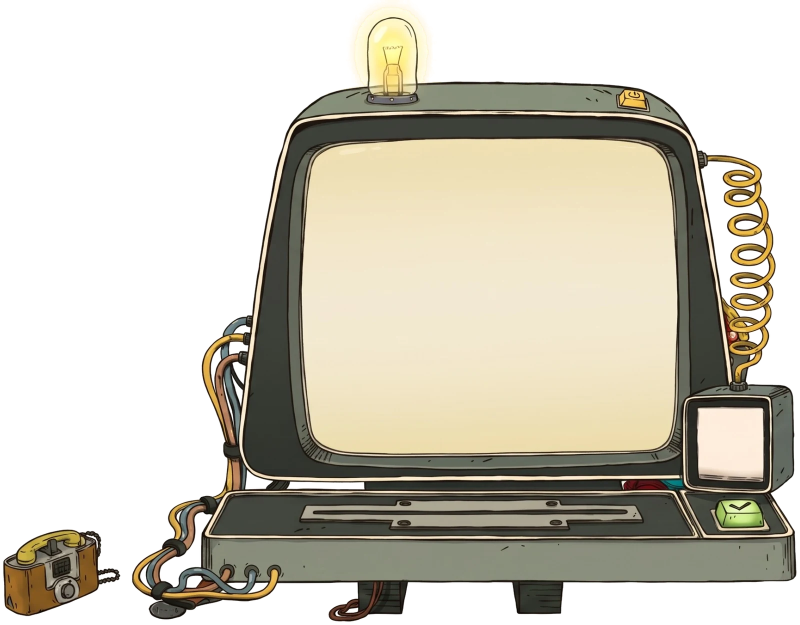
#> input picture src/assets/ui/console.webp, 1600 x 1250 px (shown at 1/2 size)
$ python armar_consola.py ../src/assets/ui/console.webp ../src/assets/ui/console.webp
#> lines starting #> are read from the running program, lines starting #| are printed output that depends on the picture; after the words box and inside, x2 and y2 are one past the last pixel; in counts of white or black regions, pixels touching at a corner belong together
# Arma src/assets/ui/console.webp a partir del dibujo de la computadora sobre fondo blanco:
# saca el fondo (todo lo claro conectado con los bordes), deja el brillo de la lamparita como halo
# semitransparente, recorta y lo lleva a 1600 px de ancho.
# Uso: python3 tools/armar_consola.py dibujo.png src/assets/ui/console.webp
import sys
from collections import deque
import numpy as np
from PIL import Image, ImageFilter

src, out = sys.argv[1], sys.argv[2]
im = Image.open(src).convert('RGB')
a = np.asarray(im).astype(np.int16)
h, w, _ = a.shape
#> h = 1250; w = 1600
mn, mx = a.min(axis=2), a.max(axis=2)
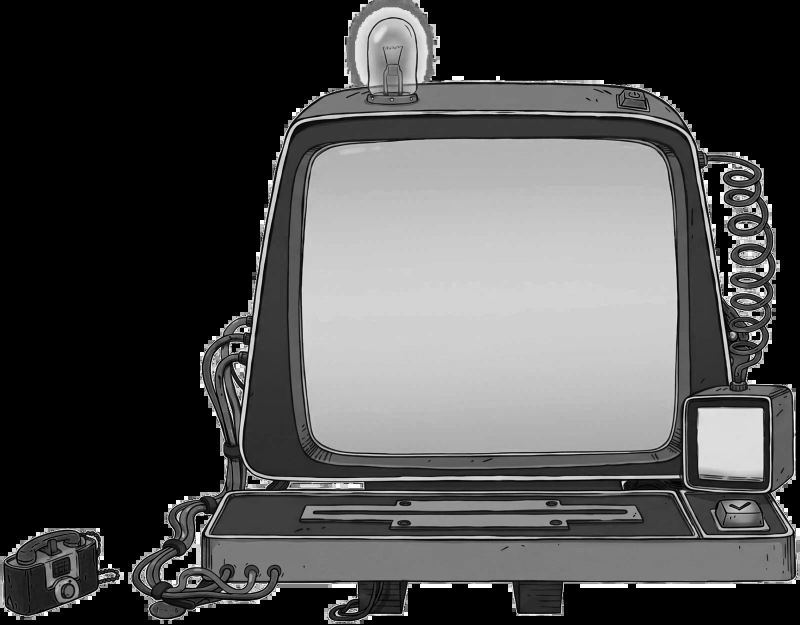
#> mn: shape (1250, 1600) int16 (shown at 1/2 size); min 0, max 255, mean 78
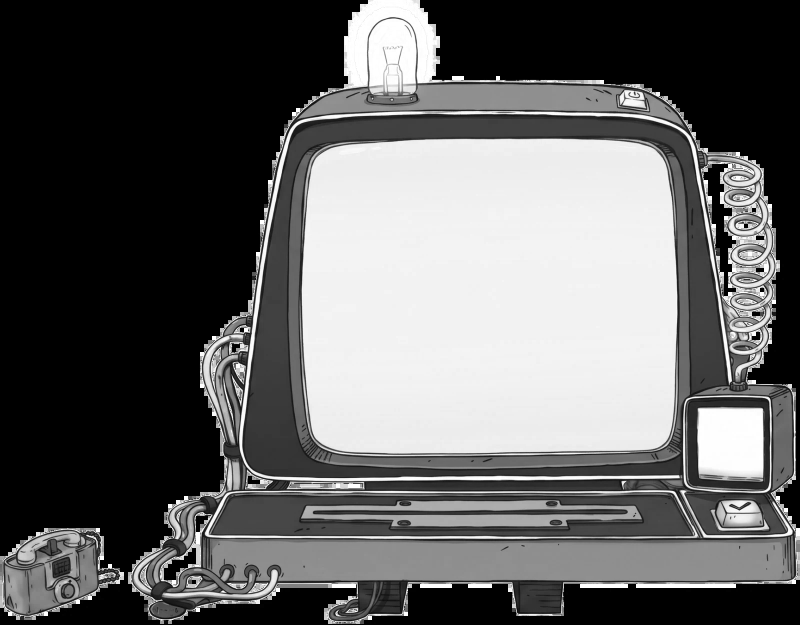
#> mx: shape (1250, 1600) int16 (shown at 1/2 size); min 0, max 255, mean 97.1
# "fondo": claro y casi sin color
bgish = (mn > 222) & (mx - mn < 22)
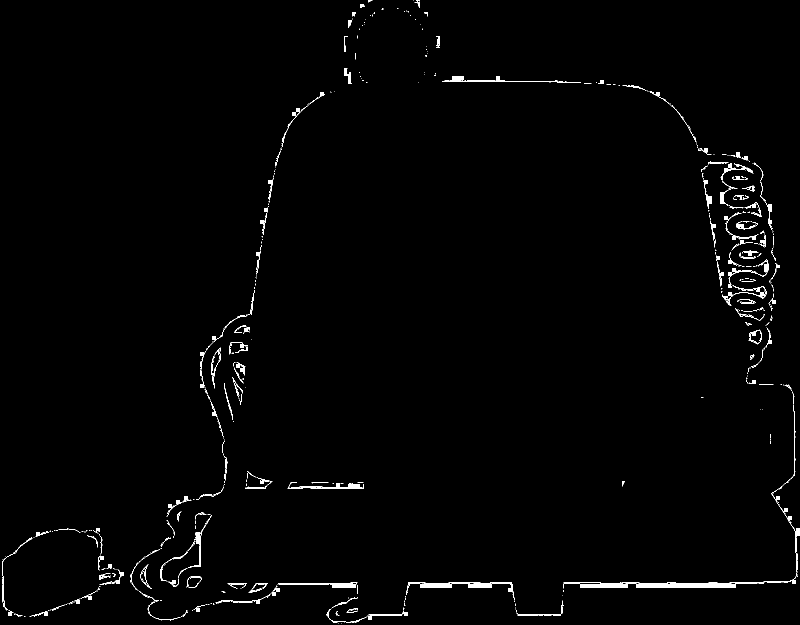
#> bgish: shape (1250, 1600) bool (shown at 1/2 size); 1.2% white; 569 white regions (410 under 20 px), largest, box (x1, y1, x2, y2) and area: (1127, 1167, 1515, 1177) 2477, (812, 1165, 1029, 1200) 1381, (1127, 809, 1595, 1168) 1320
# relleno desde los bordes por los píxeles de fondo
seen = np.zeros((h, w), bool)
q = deque()
for x in range(w):
    for y in (0, h - 1):
        if bgish[y, x] and not seen[y, x]: seen[y, x] = True; q.append((y, x))
#> seen: shape (1250, 1600) bool; 0% white in thin lines or dots, all inside (x1, y1, x2, y2) = (736, 0, 840, 1)
for y in range(h):
    for x in (0, w - 1):
        if bgish[y, x] and not seen[y, x]: seen[y, x] = True; q.append((y, x))
#> seen: shape (1250, 1600) bool; 0% white in thin lines or dots, all inside (x1, y1, x2, y2) = (736, 0, 1600, 1072)
while q:
    y, x = q.popleft()
    for dy, dx in ((1, 0), (-1, 0), (0, 1), (0, -1)):
        ny, nx = y + dy, x + dx
        if 0 <= ny < h and 0 <= nx < w and not seen[ny, nx] and bgish[ny, nx]:
            seen[ny, nx] = True; q.append((ny, nx))
#> seen: shape (1250, 1600) bool; 0.01% white; 5 white regions (2 under 20 px), largest, box (x1, y1, x2, y2) and area: (1592, 1056, 1600, 1075) 131, (829, 0, 840, 16) 49, (736, 0, 745, 5) 21
# huecos encerrados entre cables y el resorte: blancos y sin color, fuera de las dos pantallas
# (las pantallas son crema o rosadas, nunca tan neutras)
from scipy import ndimage
hole = (~seen) & (mn > 232) & (mx - mn < 14)
#> hole: shape (1250, 1600) bool; 1% white; 875 white regions (685 under 20 px), largest, box (x1, y1, x2, y2) and area: (1127, 1167, 1515, 1177) 2476, (812, 1165, 1029, 1200) 1351, (575, 968, 725, 978) 472
lab, n = ndimage.label(hole)
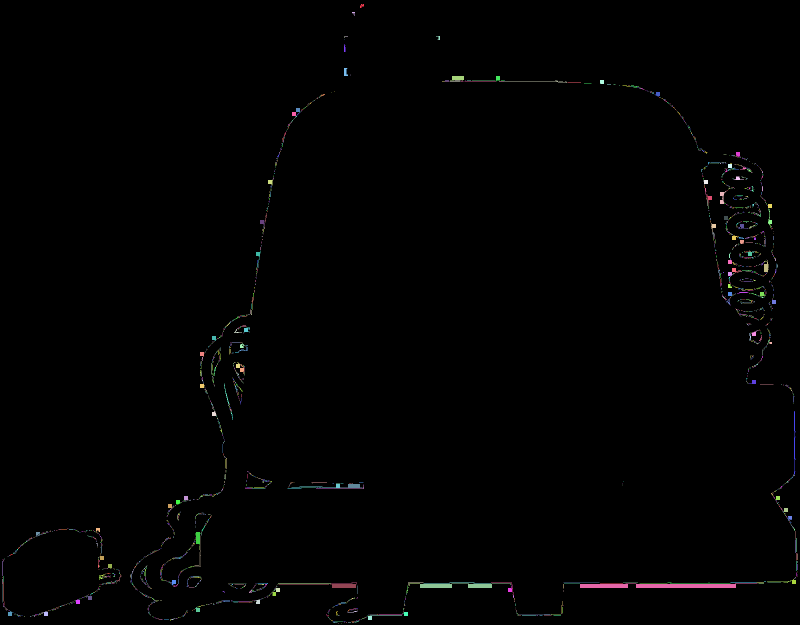
#> lab: shape (1250, 1600) int32 (shown at 1/2 size); 2487 distinct labels, from 0 to 2486; one colour per label, 0 black
#> n = 2486
sizes = ndimage.sum(np.ones_like(lab), lab, range(1, n + 1))
#> sizes = 2486 values, max 2435 at index 2039, min 1 at index 5, mean 8.01
sx, sy = w / 2560, h / 1428
#> sx = 0.625; sy = 0.875
screens = [(1075 * sx, 300 * sy, 1890 * sx, 1015 * sy), (1905 * sx, 860 * sy, 2070 * sx, 1040 * sy)]
for i, sl in enumerate(ndimage.find_objects(lab)):
    if sizes[i] < 25: continue
    cy, cx = (sl[0].start + sl[0].stop) / 2, (sl[1].start + sl[1].stop) / 2
    if any(x0 < cx < x1 and y0 < cy < y1 for x0, y0, x1, y1 in screens): continue
    seen[sl] |= lab[sl] == i + 1
#> this loop made 2486 passes
#> (cy, cx) on passes 1, 5, 7: (12, 724), (76, 876), (96, 689.5)
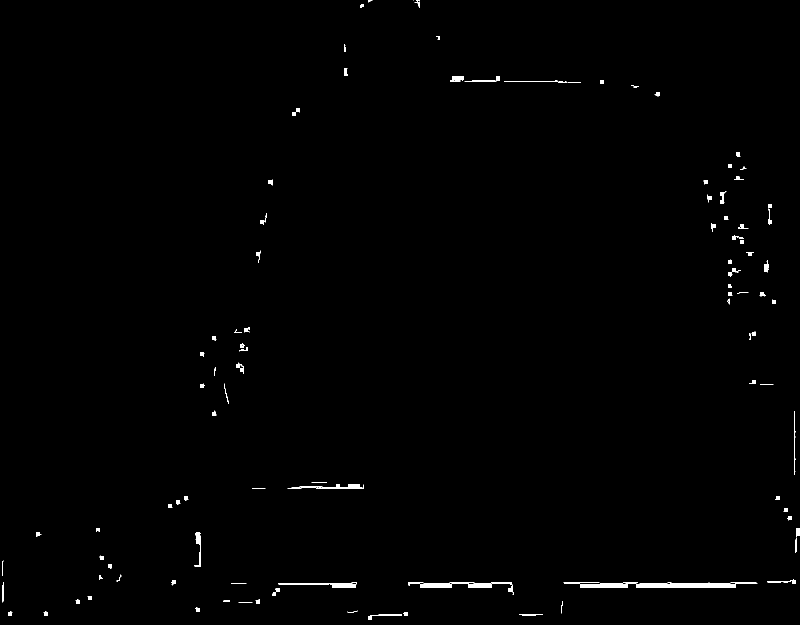
#> seen: shape (1250, 1600) bool (shown at 1/2 size); 0.62% white; 114 white regions (2 under 20 px), largest, box (x1, y1, x2, y2) and area: (1128, 1167, 1515, 1176) 2467, (818, 1167, 1022, 1176) 998, (575, 968, 725, 978) 472
alpha = np.where(seen, 0, 255).astype(np.uint8)
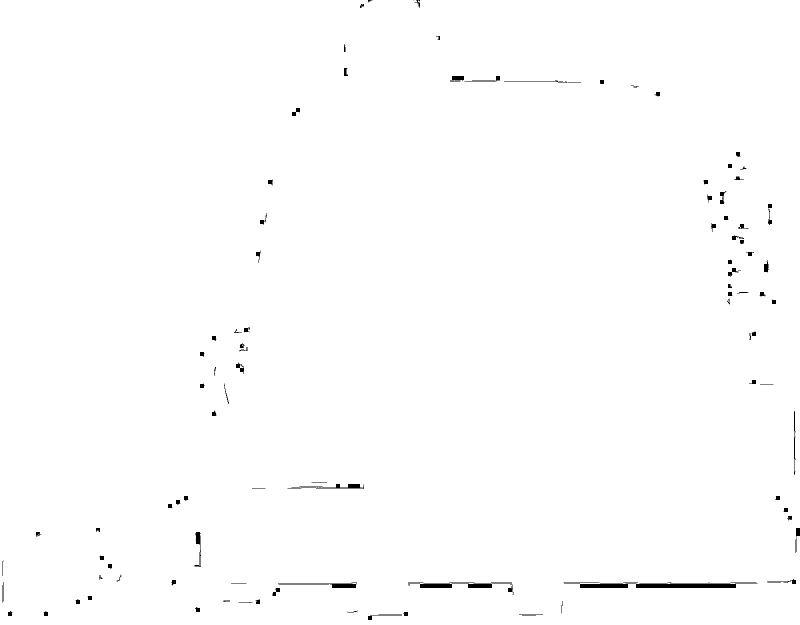
#> alpha: shape (1250, 1600) (shown at 1/2 size); 99.4% white; 114 black regions (2 under 20 px), largest, box (x1, y1, x2, y2) and area: (1128, 1167, 1515, 1176) 2467, (818, 1167, 1022, 1176) 998, (575, 968, 725, 978) 472

# brillo de la lamparita: alrededor de la lamparita, el fondo amarillento queda como halo
# (más amarillo = más opaco), pintado de amarillo para que no se vea blanquecino sobre fondo oscuro
rgb = a.copy()
yy, xx = np.mgrid[0:h, 0:w]
bulb = (xx > 1120 * sx) & (xx < 1370 * sx) & (yy < 250 * sy)
yellow = np.clip((a[..., 0] - a[..., 2] - 6).astype(np.float32) / 60, 0, 1)
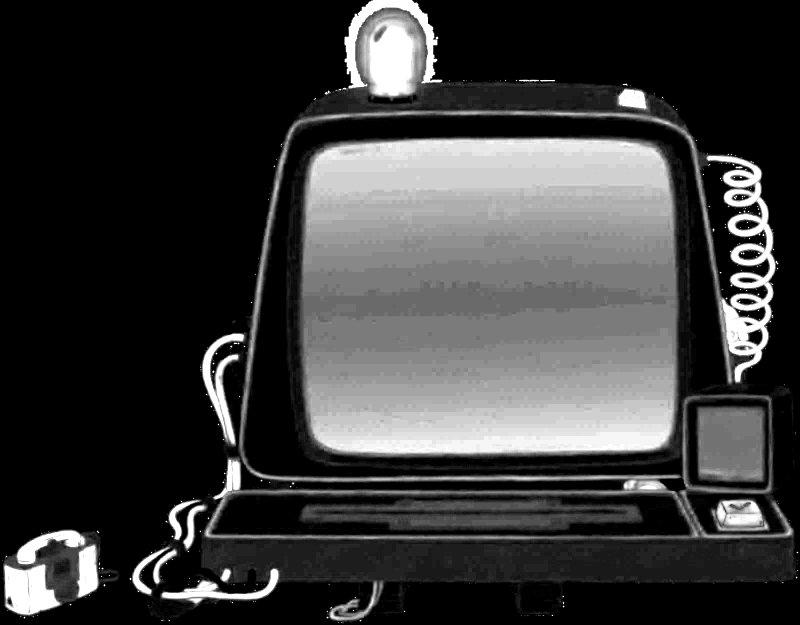
#> yellow: shape (1250, 1600) float32 (shown at 1/2 size); min 0, max 1, mean 0.229
halo = seen & bulb
#> halo: shape (1250, 1600) bool; 0.01% white; 5 white regions (2 under 20 px), largest, box (x1, y1, x2, y2) and area: (829, 0, 840, 16) 49, (720, 8, 728, 16) 40, (736, 0, 745, 5) 21
alpha[halo] = (yellow[halo] * 200).astype(np.uint8)
rgb[halo] = (255, 214, 110)
#> rgb: shape (1250, 1600, 3) int16; mean R, G, B 96.3, 91.9, 78.1
im = Image.fromarray(rgb.astype(np.uint8))

# borde suave: medio píxel de transición
al = Image.fromarray(alpha).filter(ImageFilter.GaussianBlur(0.6))
rgba = im.copy(); rgba.putalpha(al)
bbox = Image.fromarray((np.asarray(al) > 8).astype(np.uint8) * 255).getbbox()
#> bbox = (0, 0, 1600, 1250)
pad = 6
bbox = (max(0, bbox[0] - pad), max(0, bbox[1] - pad), min(w, bbox[2] + pad), min(h, bbox[3] + pad))
rgba = rgba.crop(bbox)
W = 1600
rgba = rgba.resize((W, round(rgba.height * W / rgba.width)), Image.LANCZOS)
rgba.save(out, 'WEBP', quality=88, method=6)
print('bbox', bbox, 'size', rgba.size)
#| bbox (0, 0, 1600, 1250) size (1600, 1250)

$ run again, with src/assets/ui/terminal.webp copied over src/assets/ui/console.webp
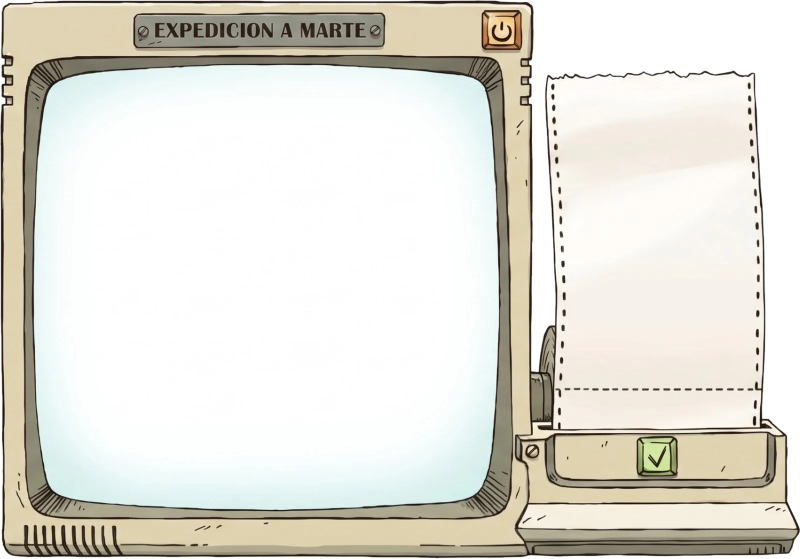
#> input picture src/assets/ui/terminal.webp, 1600 x 1117 px (shown at 1/2 size)
#> bgish: shape (1117, 1600) bool; 59.6% white; 287 black regions (211 under 20 px), largest, box (x1, y1, x2, y2) and area: (0, 0, 1600, 1117) 713484, (1551, 1086, 1600, 1117) 630, (1264, 774, 1320, 784) 310
#> after the loop `while q:`:
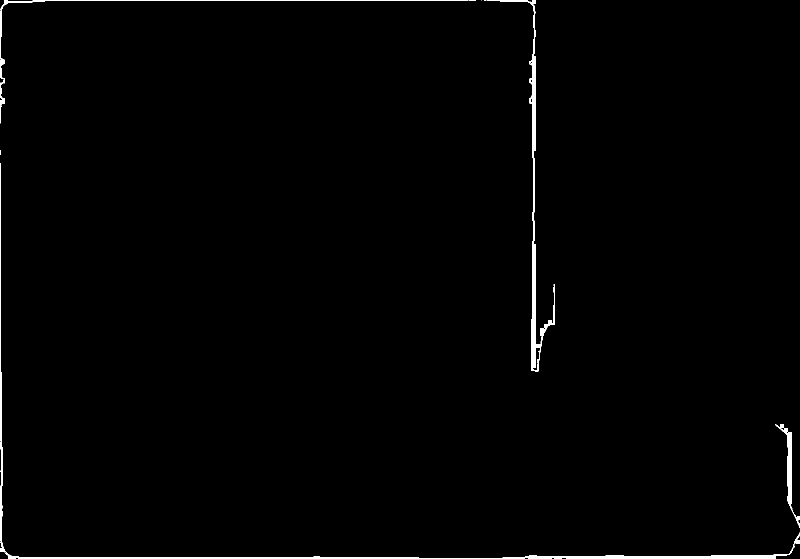
#> seen: shape (1117, 1600) bool (shown at 1/2 size); 0.91% white; 10 white regions (4 under 20 px), largest, box (x1, y1, x2, y2) and area: (973, 0, 1110, 743) 5381, (0, 326, 873, 1117) 3988, (874, 1065, 1600, 1117) 3016, (0, 0, 937, 167) 1954, (1550, 848, 1600, 1056) 1607, (0, 159, 10, 247) 247
#> hole: shape (1117, 1600) bool; 48.9% white; 132 white regions (116 under 20 px), largest, box (x1, y1, x2, y2) and area: (69, 131, 997, 978) 704757, (1102, 316, 1527, 657) 121597, (1094, 145, 1508, 288) 36997
#> lab: shape (1117, 1600) int32; 185 distinct labels, from 0 to 184
#> n = 184
#> sizes = 184 values, max 704754 at index 0, min 1 at index 6, mean 4750.7
#> the loop `for i, sl in enumerate(ndimage.find_objects(lab)):` made 184 passes
#> (cy, cx) on passes 1, 6, 11: (554.5, 533), (137.5, 333), (143, 1131.5)
#> halo: shape (1117, 1600) bool; 0.49% white; 2 white regions, box (x1, y1, x2, y2) and area: (701, 134, 857, 196) 8471, (701, 0, 857, 2) 275
#> `rgb[halo] = (255, 214, 110)`:
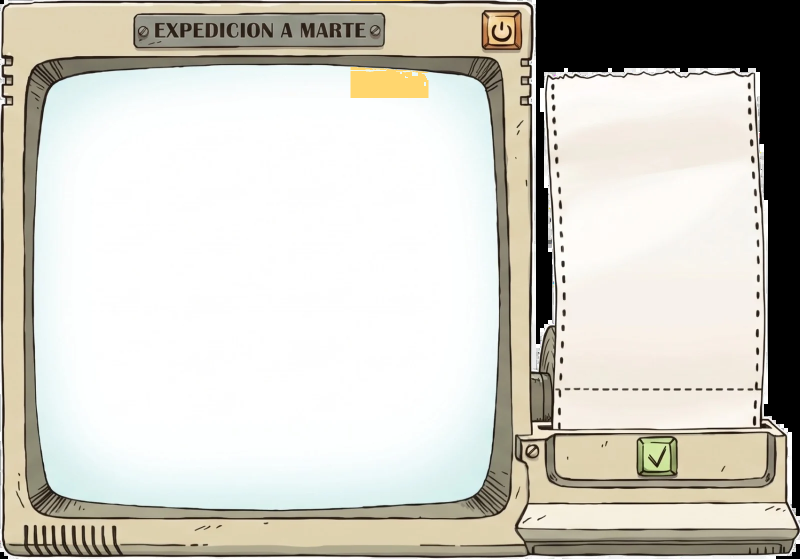
#> rgb: shape (1117, 1600, 3) int16 (shown at 1/2 size); mean R, G, B 205.7, 203.5, 194.7
#> bbox = (0, 0, 1600, 1117)
#| bbox (0, 0, 1600, 1117) size (1600, 1117)
